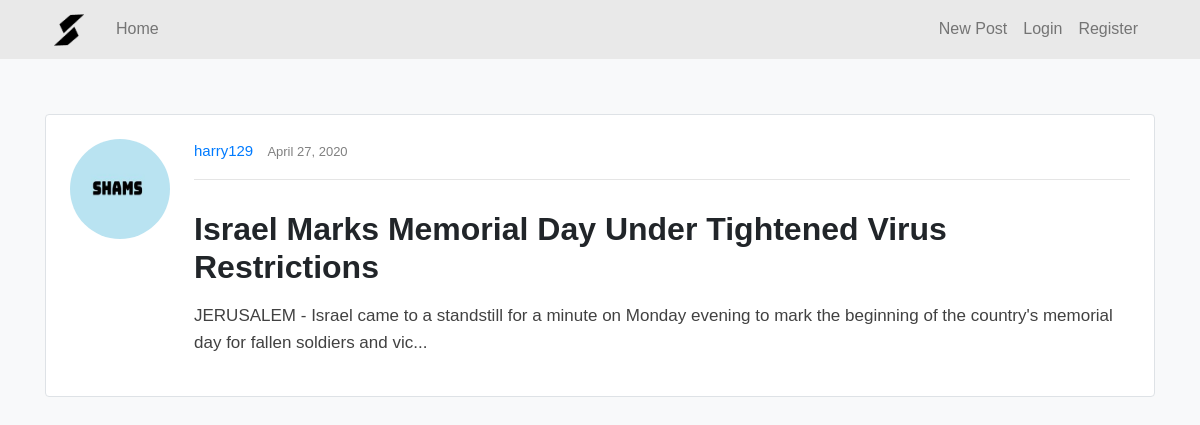
Page /post/23/ on the earlier database version.
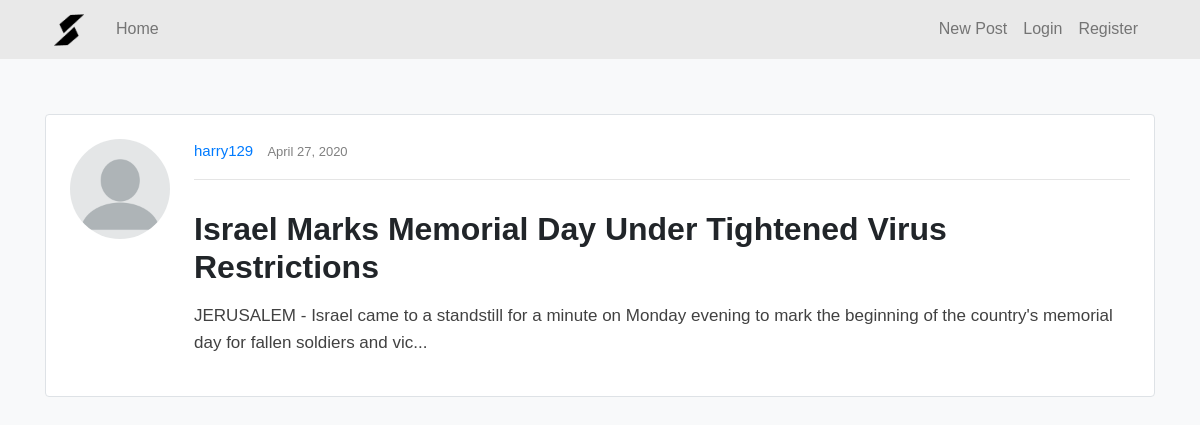
Same page on the later database version.
### shamsla/models.py (models this page shows, shortened)
class Post(models.Model):
    title = models.CharField(max_length = 100)
    content = models.TextField()
    date_posted = models.DateTimeField(default=timezone.now)
    author = models.ForeignKey(User, on_delete=models.CASCADE)

### users/models.py (models this page shows, shortened)
class Profile(models.Model):
    user = models.OneToOneField(User, on_delete=models.CASCADE)
    join_date = models.DateTimeField(default=timezone.now)
    image = models.ImageField(default='users/images/default.PNG', upload_to='profile_pics')

### shamsla/views.py (the view)
# urls.py: path('post/<int:pk>/', views.PostDetailView.as_view(), name="post-detail"),
class PostDetailView(DetailView):
    model = Post
    context_object_name = 'post'

### shamsla/templatetags/formsfilter.py (called while the page is built)
@register.filter(name="split_by_n")
def split_by_n(value, split_by='\n'):
    return value.split(split_by)

### shamsla/templates/shamsla/post_detail.html (shortened to what this page needs)
{% extends 'shamsla/layout/index.html' %}
{% load static %}
{% load formsfilter %}
{% block styles %}
  <link rel="stylesheet" href="{% static 'shamsla/css/media.e9e2f1dc.css' %}">
{% endblock %}
{% block content %}
<br>
<div class="media border p-4 rounded my-media">
  <a href="/"
    ><img
      width="100"
      height="100"
      src="{{post.author.profile.image.url}}"
      class="rounded-circle align-self-start mr-4"
      alt="author"
  /></a>
  <div class="media-body">
    <div class="d-flex align-items-center justify-content-between">
        <p class="my-uname">
          <a href="/">{{post.author}} </a
          ><span class="my-post-date">{{post.date_posted|date:"F j, Y" }}</span>
        </p>
    </div>
    <hr />
    <h2 class="mt-0">{{post.title}}</h2>
    {% for p in post.content|split_by_n %}
      <p class="my-content">{{p}}</p>
    {% endfor %}
  </div>
</div>
{% endblock %}

Differences in the rows shown:
changed through a linked row, Post "Israel Marks Memorial Day Under Tightened Virus Restrictions": author.profile.image: a different picture
